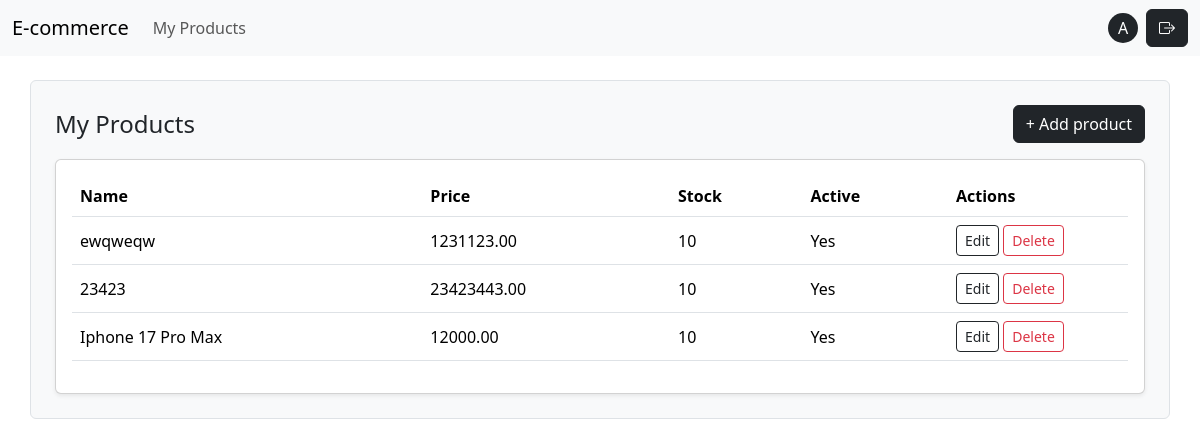
Page /seller/products/ (signed in) on the committed database.
### accounts/models.py (models this page shows, shortened)
class User(AbstractUser):
    class Role(models.TextChoices):
        BUYER = "BUYER", "Buyer"
        SELLER = "SELLER", "Seller"
    role = models.CharField(
        choices=Role.choices,
        default=Role.BUYER
    )
    image = models.ImageField(upload_to="avatars/", null=True, blank=True)
    phone_number = models.CharField(max_length=13, help_text="+998998889911")
    address = models.CharField(max_length=255)

### catalog/models.py (models this page shows, shortened)
class Product(models.Model):
   seller = models.ForeignKey(settings.AUTH_USER_MODEL, on_delete=models.CASCADE, related_name='products')
   category = models.ForeignKey(Category, on_delete=models.SET_NULL,null=True, blank=True, related_name="products" )
   name = models.CharField(max_length=200)
   slug = models.SlugField(max_length=220, unique=True)
   price = models.DecimalField(max_digits=12, decimal_places=2)
   short_description = models.CharField(max_length=255, blank=True)
   description = models.TextField(blank=True)
   stock = models.PositiveIntegerField(default=0)
   is_active = models.BooleanField(default=True)
   main_image = models.ImageField(upload_to="products/main/", blank=True, null=True)
   created_at = models.DateTimeField(auto_now_add=True)

### catalog/views.py (the view)
# urls.py: path("seller/products/", views.SellerProductListView.as_view(), name="seller_products"),
class SellerProductListView(SellerRequiredMixin, ListView):
   model = Product
   template_name = "catalog/seller/product_list.html"
   context_object_name = "products"
   paginate_by = 10
   def get_queryset(self):
       return Product.objects.filter(seller=self.request.user).order_by("-created_at")

### catalog/mixins.py (called while the page is built)
    def test_func(self):
        user = self.request.user
        return user.is_authenticated and getattr(user , "role", None) == 'SELLER'

### templates/catalog/seller/product_list.html (shortened to what this page needs)
{% extends "base.html" %}
{% block body %}
<div class="container p-4 border rounded my-4 bg-light">
    <div class="d-flex justify-content-between align-items-center mb-3">
 <h1 class="h4 mb-0">My Products</h1>
 <a class="btn btn-dark" href="{% url 'seller_product_add' %}">+ Add product</a>
</div>
<div class="card shadow-sm">
 <div class="card-body">
   {% if products %}
     <div class="table-responsive">
       <table class="table align-middle">
         <thead>
           <tr>
             <th>Name</th>
             <th>Price</th>
             <th>Stock</th>
             <th>Active</th>
             <th style="width:180px;">Actions</th>
           </tr>
         </thead>
         <tbody>
           {% for p in products %}
             <tr>
               <td>{{ p.name }}</td>
               <td>{{ p.price }}</td>
               <td>{{ p.stock }}</td>
               <td>{% if p.is_active %}Yes{% else %}No{% endif %}</td>
               <td>
                 <a class="btn btn-sm btn-outline-dark" href="{% url 'seller_product_edit' p.pk %}">Edit</a>
                 <a class="btn btn-sm btn-outline-danger" href="{% url 'seller_product_delete' p.pk %}">Delete</a>
               </td>
             </tr>
           {% endfor %}
         </tbody>
       </table>
     </div>
   {% else %}
     <p class="text-muted mb-0">Hozircha mahsulot yo‘q. + Add product bosib qo‘shing.</p>
   {% endif %}
 </div>
</div>
</div>
{% endblock %}

### templates/includes/navbar.html (shortened to what this page needs)
<nav class="navbar navbar-expand-lg bg-body-tertiary">
  <div class="container-fluid">
    <a class="navbar-brand" href="/">E-commerce</a>
    <div class="collapse navbar-collapse" id="navbarSupportedContent">
      <ul class="navbar-nav me-auto mb-2 mb-lg-0">
        <li class="nav-item">
          {% if request.user.is_authenticated and request.user.role == "SELLER" %}
            <a class="nav-link" href="{% url 'seller_products' %}">
              My Products
            </a>
{% endif %}
        </li>
      </ul>
      <div class="right d-flex justify-content-center align-items-center">
        {% if user.is_authenticated %}
         <a href="{% url 'profile_detail' %}" style="width:30px;height:30px;" class="text-decoration-none mx-2 rounded rounded-circle bg-dark text-white d-flex justify-content-center align-items-center">
                {{ user.username|slice:1|title }}
          </a>
          <form method="post" action="{% url 'logout' %}">
            <button class="btn btn-dark"><i class="bi bi-box-arrow-right"></i></button>
          </form>
          {% else %}
          <a class="btn btn-dark mx-2" href="{% url 'login' %}">Login</a>
          <a class="btn btn-secondary" href="{% url 'signup' %}">Signup</a>
          {%endif%}
      </div>
    </div>
  </div>
</nav>

### rows in the picture
User: username "A"
Product: name "ewqweqw", price "1231123.00", stock "10", is_active "Yes"
Product: name "23423", price "23423443.00", stock "10", is_active "Yes"
Product: name "Iphone 17 Pro Max", price "12000.00", stock "10", is_active "Yes"
